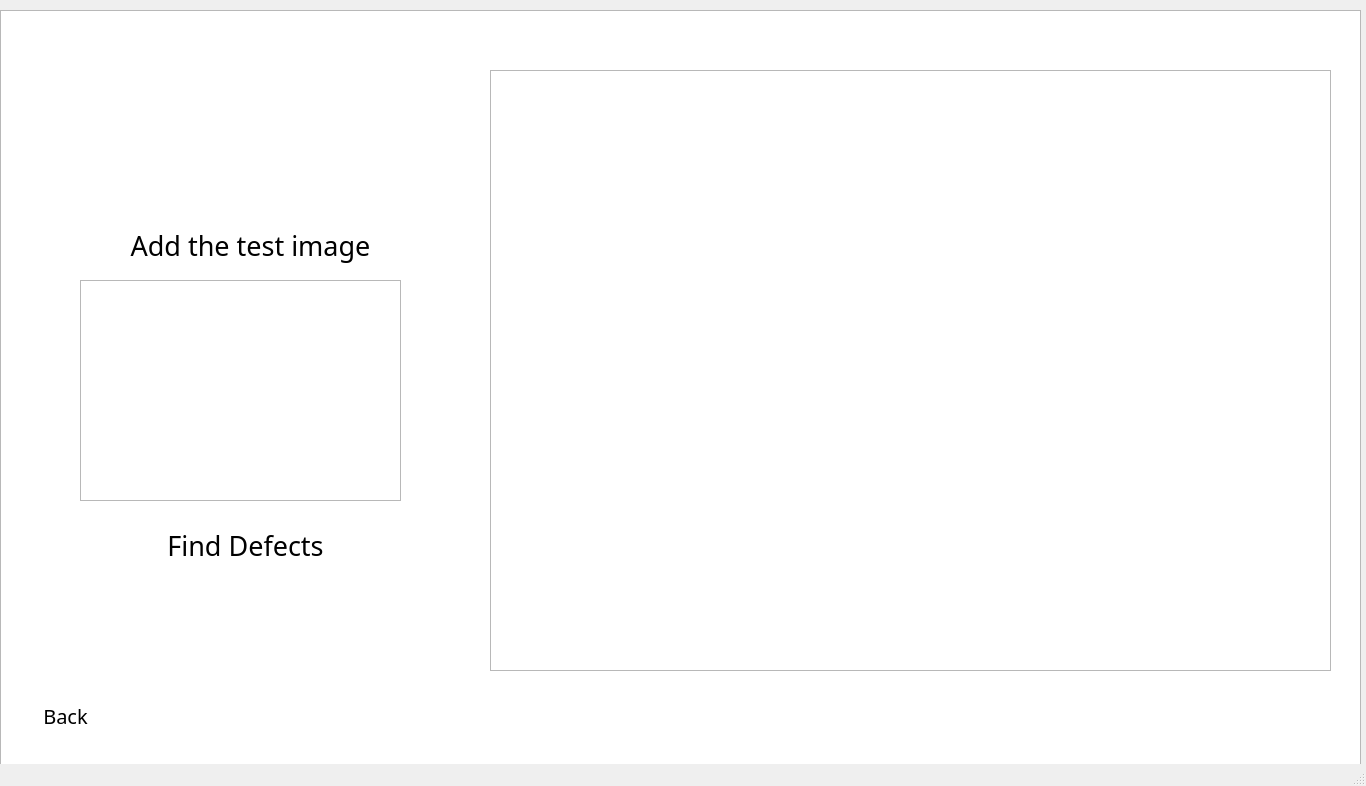
<?xml version="1.0" encoding="UTF-8"?>
<ui version="4.0">
 <class>MainWindow</class>
 <widget class="QMainWindow" name="MainWindow">
  <property name="geometry">
   <rect>
    <x>0</x>
    <y>0</y>
    <width>1366</width>
    <height>786</height>
   </rect>
  </property>
  <property name="sizePolicy">
   <sizepolicy hsizetype="Fixed" vsizetype="Fixed">
    <horstretch>0</horstretch>
    <verstretch>0</verstretch>
   </sizepolicy>
  </property>
  <property name="acceptDrops">
   <bool>true</bool>
  </property>
  <property name="windowTitle">
   <string>MainWindow</string>
  </property>
  <widget class="QWidget" name="centralwidget">
   <widget class="QGraphicsView" name="graphicsView_2">
    <property name="geometry">
     <rect>
      <x>0</x>
      <y>10</y>
      <width>1361</width>
      <height>831</height>
     </rect>
    </property>
    <property name="autoFillBackground">
     <bool>true</bool>
    </property>
    <property name="styleSheet">
     <string notr="true">border-image: url(&quot;images/background.png&quot;) 0 0 0 0 stretch stretch;</string>
    </property>
   </widget>
   <widget class="QPushButton" name="button_test">
    <property name="geometry">
     <rect>
      <x>-20</x>
      <y>210</y>
      <width>541</width>
      <height>71</height>
     </rect>
    </property>
    <property name="sizePolicy">
     <sizepolicy hsizetype="Minimum" vsizetype="Preferred">
      <horstretch>0</horstretch>
      <verstretch>0</verstretch>
     </sizepolicy>
    </property>
    <property name="font">
     <font>
      <family>RomanD</family>
      <pointsize>20</pointsize>
      <weight>50</weight>
      <italic>false</italic>
      <bold>false</bold>
     </font>
    </property>
    <property name="mouseTracking">
     <bool>true</bool>
    </property>
    <property name="focusPolicy">
     <enum>Qt::StrongFocus</enum>
    </property>
    <property name="acceptDrops">
     <bool>true</bool>
    </property>
    <property name="layoutDirection">
     <enum>Qt::RightToLeft</enum>
    </property>
    <property name="autoFillBackground">
     <bool>false</bool>
    </property>
    <property name="styleSheet">
     <string notr="true">
font: 20pt &quot;RomanD&quot;; background: transparent</string>
    </property>
    <property name="text">
     <string>Add the test image</string>
    </property>
    <property name="autoDefault">
     <bool>true</bool>
    </property>
    <property name="default">
     <bool>true</bool>
    </property>
    <property name="flat">
     <bool>true</bool>
    </property>
   </widget>
   <widget class="QGraphicsView" name="graphics_defects">
    <property name="geometry">
     <rect>
      <x>490</x>
      <y>70</y>
      <width>841</width>
      <height>601</height>
     </rect>
    </property>
   </widget>
   <widget class="QPushButton" name="button_detect">
    <property name="geometry">
     <rect>
      <x>120</x>
      <y>510</y>
      <width>251</width>
      <height>71</height>
     </rect>
    </property>
    <property name="sizePolicy">
     <sizepolicy hsizetype="Minimum" vsizetype="Preferred">
      <horstretch>0</horstretch>
      <verstretch>0</verstretch>
     </sizepolicy>
    </property>
    <property name="font">
     <font>
      <family>RomanD</family>
      <pointsize>20</pointsize>
      <weight>50</weight>
      <italic>false</italic>
      <bold>false</bold>
     </font>
    </property>
    <property name="mouseTracking">
     <bool>true</bool>
    </property>
    <property name="focusPolicy">
     <enum>Qt::StrongFocus</enum>
    </property>
    <property name="acceptDrops">
     <bool>true</bool>
    </property>
    <property name="layoutDirection">
     <enum>Qt::RightToLeft</enum>
    </property>
    <property name="autoFillBackground">
     <bool>false</bool>
    </property>
    <property name="styleSheet">
     <string notr="true">
font: 20pt &quot;RomanD&quot;; background: transparent</string>
    </property>
    <property name="text">
     <string>Find Defects</string>
    </property>
    <property name="autoDefault">
     <bool>true</bool>
    </property>
    <property name="default">
     <bool>true</bool>
    </property>
    <property name="flat">
     <bool>true</bool>
    </property>
   </widget>
   <widget class="QPushButton" name="button_back">
    <property name="geometry">
     <rect>
      <x>10</x>
      <y>690</y>
      <width>111</width>
      <height>51</height>
     </rect>
    </property>
    <property name="sizePolicy">
     <sizepolicy hsizetype="Minimum" vsizetype="Preferred">
      <horstretch>0</horstretch>
      <verstretch>0</verstretch>
     </sizepolicy>
    </property>
    <property name="font">
     <font>
      <family>RomanD</family>
      <pointsize>15</pointsize>
      <weight>50</weight>
      <italic>false</italic>
      <bold>false</bold>
     </font>
    </property>
    <property name="mouseTracking">
     <bool>true</bool>
    </property>
    <property name="focusPolicy">
     <enum>Qt::StrongFocus</enum>
    </property>
    <property name="acceptDrops">
     <bool>true</bool>
    </property>
    <property name="layoutDirection">
     <enum>Qt::RightToLeft</enum>
    </property>
    <property name="autoFillBackground">
     <bool>false</bool>
    </property>
    <property name="styleSheet">
     <string notr="true">
font: 15pt &quot;RomanD&quot;; background: transparent</string>
    </property>
    <property name="text">
     <string>Back</string>
    </property>
    <property name="autoDefault">
     <bool>true</bool>
    </property>
    <property name="default">
     <bool>true</bool>
    </property>
    <property name="flat">
     <bool>true</bool>
    </property>
   </widget>
   <widget class="QGraphicsView" name="graphics_test">
    <property name="geometry">
     <rect>
      <x>80</x>
      <y>280</y>
      <width>321</width>
      <height>221</height>
     </rect>
    </property>
   </widget>
  </widget>
  <widget class="QMenuBar" name="menubar">
   <property name="geometry">
    <rect>
     <x>0</x>
     <y>0</y>
     <width>1366</width>
     <height>21</height>
    </rect>
   </property>
  </widget>
  <widget class="QStatusBar" name="statusbar"/>
 </widget>
 <resources/>
 <connections/>
</ui>
